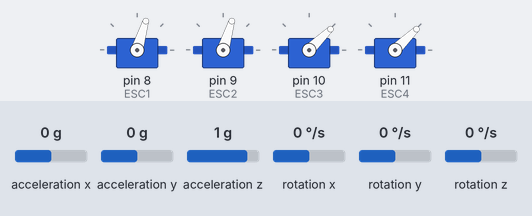
Recording of a sketch running on a simulated Arduino Uno, built with avr-gcc and run on an emulated ATmega328P. Shown: 4 × servo. Wiring (inferred from the names in the program): MPU-6050 motion sensor at I2C address 0x68. The inputs (shaded band) are chosen by the test bench; at power-on: acceleration z 1 g, acceleration y 0 g, acceleration x 0 g, rotation x 0 °/s, rotation y 0 °/s, rotation z 0 °/s. What the sketch prints to the serial monitor is not drawn.

Above: at 5.3 s.
5.4 s: acceleration z set to 0.1 g
8.4 s: acceleration z set to -0.2 g
At 9.19 s:
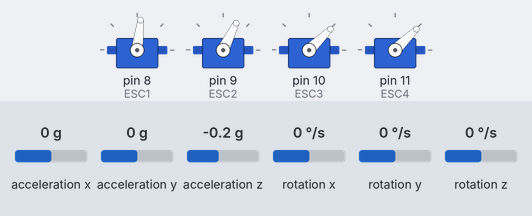
11.4 s: acceleration y set to -1.4 g
At 12.4 s:
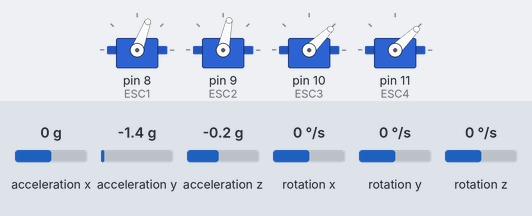
12.9 s: acceleration y set to 0 g
At 13.8 s:
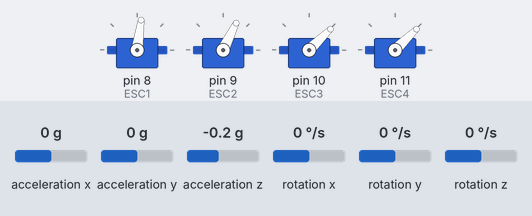
14.4 s: acceleration z set to 0 g
Timing chart, 0 to 17.4 s (numbered marks = the images above; inputs shaded):
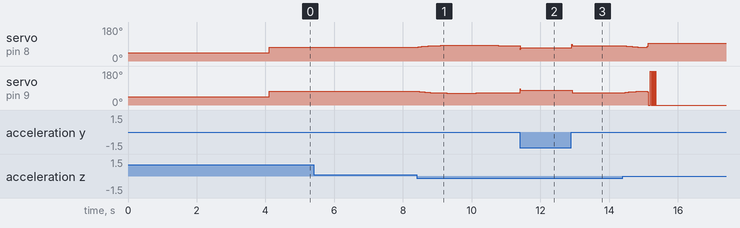

The sketch:

quad.ino
```cpp
#include <PID_v1.h>
#include <Wire.h>
#include <Kalman.h> // Source: https://github.com/TKJElectronics/KalmanFilter
#include <Servo.h>

/*Canais do Rádio Controle - Turnigy 9X: MODE 2 */
#define PIN_CH1 4 // Roll
#define PIN_CH2 5 // Pitch
#define PIN_CH3 6 // Trhottle
#define PIN_CH4 7 // Yaw

/*ESCs*/
#define ESC1 8 // Esquerda Frente
#define ESC2 9 // Direita Frente
#define ESC3 10 // Esquerda Tras.
#define ESC4 11 // Direita Tras.

Servo motor1; // Esquerda Frente
Servo motor2; // Direita Frente
Servo motor3; // Esquerda Tras.
Servo motor4; // Direita Tras.

Kalman kalmanX; // Instâncias para o filtro de Kalman
Kalman kalmanY;
#define RESTRICT_PITCH // Comment out to restrict roll to ±90deg instead - please read: http://www.freescale.com/files/sensors/doc/app_note/AN3461.pdf

/*Variáveis de controle do Rádio*/
double  roll = 0,     //Canal 1   Eixo X
        pitch = 0,    //Canal 1   Eixo Y
        throttle = 1300, //Canal 1   Aceleração
        yaw = 0;      //Canal 4   Eixo Z


/* Variáveis para cálculos com o MPU-6050 */
double accX, accY, accZ; //Valores lidos do acelerometro
double gyroX, gyroY, gyroZ; //Valores lidos do giroscópio

/*Angulos calculados usando o filtro de Kalman
  usadas para receber a leitura do MPU*/
double kalAngleX, // Esquerda e Direita
       kalAngleY, // Frente a trás
       ang_desejado = 0; //Valor Constante!

uint8_t i2cData[14]; // Buffer para dados protocolo I2C
uint32_t timer;

/*variáveis que aplicam aceleração aos motores individualmente*/
double aceleracaoM1,
       aceleracaoM2,
       aceleracaoM3,
       aceleracaoM4;

/*Constantes PID:*/
double Kp = 1.00; // 0.35
double Ki = 0.0005; // 0.03
double Kd = 0.05; // 0.05
double pidX, pidY, erroX = 0, erroY, erroAnteriorX = 0, erroAnteriorY = 0;
double P = 0;
double inte = 0;
double D = 0;
double pidDt = 0.08; // Variação de tempo/Tempo do Loop

/*Objetos para Cálculo do PID*/
//PID pidRoll(&kalAngleX, &pidX, &ang_desejado, Kp, Ki, Kd, DIRECT);
//PID pidPitch(&kalAngleY, &pidY, &ang_desejado, Kp, Ki, Kd, DIRECT);


void setup() {
  /*Monitoramento*/
  Serial.begin(115200);
  Wire.begin();

  /*Pinos dos motores*/
  motor1.attach(ESC1); // Esquerda Frente
  motor2.attach(ESC2); // Direita Frente
  motor3.attach(ESC3); // Esquerda Tras.
  motor4.attach(ESC4); // Direita Tras.
  /*Pinos de leitura do receptor rádio*/
  pinMode(PIN_CH1, INPUT); // entrada Roll
  pinMode(PIN_CH2, INPUT); // entrada Pitch
  pinMode(PIN_CH3, INPUT); // entrada Trhottle
  pinMode(PIN_CH4, INPUT); // entrada Yaw

  /*Aplicar aceleração inicial nos ESCs*/
  initMotores();
  /*Métodos da Biblioteca PID*/
  //  pidRoll.SetMode(AUTOMATIC); // Modo de trabalho
  //  pidPitch.SetMode(AUTOMATIC);
  //  pidRoll.SetSampleTime(5); // tempo do loop
  //  pidPitch.SetSampleTime(5);

  /************** Protocolo I2C***************************/
  iniciarMPU();
  /******************************************************************/

  /* Set kalman and gyro starting angle */
  while (i2cRead(0x3B, i2cData, 6));
  /*Leituras do acelerometro no MPU*/
  accX = (int16_t)((i2cData[0] << 8) | i2cData[1]);
  accY = (int16_t)((i2cData[2] << 8) | i2cData[3]);
  accZ = (int16_t)((i2cData[4] << 8) | i2cData[5]);

  // Source: http://www.freescale.com/files/sensors/doc/app_note/AN3461.pdf eq. 25 and eq. 26
  // atan2 outputs the value of -π to π (radians) - see http://en.wikipedia.org/wiki/Atan2
  // It is then converted from radians to degrees

  // Se RESTRICT_PITCH foi definido, compila essa parte do cálculo:
#ifdef RESTRICT_PITCH // Eq. 25 and 26
  double roll  = atan2(accY, accZ) * RAD_TO_DEG;
  double pitch = atan(-accX / sqrt(accY * accY + accZ * accZ)) * RAD_TO_DEG;
#else // Eq. 28 and 29
  double roll  = atan(accY / sqrt(accX * accX + accZ * accZ)) * RAD_TO_DEG;
  double pitch = atan2(-accX, accZ) * RAD_TO_DEG;
#endif

  //  kalmanX.setAngle(roll); // Filtra o sinal dos ângulos iniciais
  //  kalmanY.setAngle(pitch);
  timer = micros(); // Pega o tempo de funcionamento da placa, para uso do Filtro.

  delay(4000); // Aguarda os motores calibrarem (Bips)
}

void loop() {


  /* Atualiza os Valores do acelerometro */
  while (i2cRead(0x3B, i2cData, 14));
  accX = (int16_t)((i2cData[0] << 8) | i2cData[1]);
  accY = (int16_t)((i2cData[2] << 8) | i2cData[3]);
  accZ = (int16_t)((i2cData[4] << 8) | i2cData[5]);
  /* Atualiza os Valores do giroscópio */
  gyroX = (int16_t)((i2cData[8] << 8) | i2cData[9]);
  gyroY = (int16_t)((i2cData[10] << 8) | i2cData[11]);
  gyroZ = (int16_t)((i2cData[12] << 8) | i2cData[13]);;

  double dt = (double)(micros() - timer) / 1000000; // Calcula a variação do tempo
  timer = micros();

  // Source: http://www.freescale.com/files/sensors/doc/app_note/AN3461.pdf eq. 25 and eq. 26
  // atan2 outputs the value of -π to π (radians) - see http://en.wikipedia.org/wiki/Atan2
  // Conversão de radioanos para graus
#ifdef RESTRICT_PITCH // Eq. 25 and 26
  double roll  = atan2(accY, accZ) * RAD_TO_DEG;
  double pitch = atan(-accX / sqrt(accY * accY + accZ * accZ)) * RAD_TO_DEG;
#else // Eq. 28 and 29
  double roll  = atan(accY / sqrt(accX * accX + accZ * accZ)) * RAD_TO_DEG;
  double pitch = atan2(-accX, accZ) * RAD_TO_DEG;
#endif

  double gyroXrate = gyroX / 131.0; // Conversão para deg/s
  double gyroYrate = gyroY / 131.0; // Conversão para deg/s

#ifdef RESTRICT_PITCH
  // This fixes the transition problem when the accelerometer angle jumps between -180 and 180 degrees
  if ((roll < -90 && kalAngleX > 90) || (roll > 90 && kalAngleX < -90)) {
    kalmanX.setAngle(roll);
    kalAngleX = roll;
  } else
    kalAngleX = kalmanX.getAngle(roll, gyroXrate, dt); // Calculate the angle using a Kalman filter

  if (abs(kalAngleX) > 90)
    gyroYrate = -gyroYrate; // Invert rate, so it fits the restriced accelerometer reading
  kalAngleY = kalmanY.getAngle(pitch, gyroYrate, dt);
#else
  // This fixes the transition problem when the accelerometer angle jumps between -180 and 180 degrees
  if ((pitch < -90 && kalAngleY > 90) || (pitch > 90 && kalAngleY < -90)) {
    kalmanY.setAngle(pitch);
    kalAngleY = pitch;
  } else
    kalAngleY = kalmanY.getAngle(pitch, gyroYrate, dt); // Calculate the angle using a Kalman filter

  if (abs(kalAngleY) > 90)
    gyroXrate = -gyroXrate; // Invert rate, so it fits the restriced accelerometer reading
  kalAngleX = kalmanX.getAngle(roll, gyroXrate, dt); // Calculate the angle using a Kalman filter
#endif


  /*****************************************************************************************/
  //Rádio controle:


  /*Controlador PID***********************************************************************************************/

  //           ________________________________
  //          |            MPU-6050            |
  //          |            ________            |
  //          |           |________|           |
  //          |            _________           |
  //          |           |  Acel   | ^        |
  //          |           |  Giro   | | X      |
  //          |           |__Temp___|          |
  //          |               <---             |
  //          |                Y               |
  //          | +   -  scl sda xda xcl ado int |
  //          | 0   0   0   0   0   0   0   0  |
  //          |________________________________|
  //


  erroX = ang_desejado - kalAngleX;


  // Proporcional
  P = Kp * erroX;

  //Derivativo
  D = (erroX - erroAnteriorX) / pidDt;


// Anti Wind-up - Integração condicional
  if (abs(pidX) >= 5.0 && (((erroX >= 0) && (inte >= 0)) || ((erroX < 0) && (inte < 0)))) {
    Serial.print("ENTROU!!!!!");
    inte = inte;                  // Mantem o valor de I
  } else {
    inte += inte + (Ki*(erroX * dt));   //Integrando
  }


  //Soma dos termos
  pidX = P + inte + (Kd * D);


  erroAnteriorX = erroX;


  //Corrigindo aceleracao com o PID

  aceleracaoM1 = throttle - (pidX / 2);
  aceleracaoM2 = throttle + (pidX / 2);

  if (aceleracaoM1 > 1500) {      //
    aceleracaoM1 = 1500;

  }

  if (aceleracaoM2 > 1500) {      //
    aceleracaoM2 = 1500;

  }

  motor1.writeMicroseconds(aceleracaoM1);
  motor2.writeMicroseconds(aceleracaoM2);


  /* Print Data */

  Serial.print("Angulo: ");
  Serial.print(kalAngleX);
  Serial.print("\t");
  Serial.print("\t");

  Serial.print("Erro: ");
  Serial.print(erroX);
  Serial.print("\t");
  Serial.print("\t");

  Serial.print("P: ");
  Serial.print(P);
  Serial.print("\t");
  Serial.print("\t");

  Serial.print("I: ");
  Serial.print(inte);
  Serial.print("\t");
  Serial.print("\t");

  Serial.print("D: ");
  Serial.print(D);
  Serial.print("\t");
  Serial.print("\t");
  Serial.print("\t");

  Serial.print("PID: ");
  Serial.print(pidX);
  Serial.print("\t");
  Serial.print("\t");

  Serial.print("Esq M1: "); Serial.print(aceleracaoM1); Serial.print("\t");
  Serial.print("\t");
  Serial.print("Dir M2: "); Serial.print(aceleracaoM2); Serial.println("\t");


}


/*Método Chamado no Setup() para ajustar comunicação
  do Protocolo I2C e modos de leitura do MPU 6050.
  Verificando se a comunicação foi feita com sucesso*/
void iniciarMPU() {
#if ARDUINO >= 157
  Wire.setClock(400000UL); // Altera a frequencia I2C para 400kHz
#else
  TWBR = ((F_CPU / 400000UL) - 16) / 2; // Altera a frequencia I2C para 400kHz
#endif

  i2cData[0] = 7; // Altera a taxa de amostragem para 1000Hz - 8kHz/(7+1) = 1000Hz  (Define a frequencia de transmissao de dados do SDA)
  i2cData[1] = 0x00; // Desabilita FSYNC e define a filtragem do acelerometro em 260 Hz, 256 Hz para o filtro do gisroscópio, 8 KHz de amostragem.
  i2cData[2] = 0x00; // Altera a faixa completa de escala do giroscópio para ±250deg/s
  i2cData[3] = 0x00; // Altera a faixa completa de escala do Acelerometro para ±2g
  while (i2cWrite(0x19, i2cData, 4, false)); // Escreve em todos os registradores de uma vez
  while (i2cWrite(0x6B, 0x01, true)); // PLL com eixo X do gyroscopio referencia e desabilita o modo sleep

  while (i2cRead(0x75, i2cData, 1));
  if (i2cData[0] != 0x68) { // Read "WHO_AM_I" register
    Serial.print(F("Error reading sensor"));
    while (1);
  }

  delay(100); // Wait for sensor to stabilize
}


void initMotores() {
  //Valor inicial para acionamento dos motores
  motor1.writeMicroseconds(1000);
  motor2.writeMicroseconds(1000);
  motor3.writeMicroseconds(1000);
  motor4.writeMicroseconds(1000);
}
```

I2C.ino
```cpp
// (licence header left out)
const uint8_t IMUAddress = 0x68; // AD0 is logic low on the PCB
const uint16_t I2C_TIMEOUT = 1000; // Used to check for errors in I2C communication

uint8_t i2cWrite(uint8_t registerAddress, uint8_t data, bool sendStop) {
  return i2cWrite(registerAddress, &data, 1, sendStop); // Returns 0 on success
}

uint8_t i2cWrite(uint8_t registerAddress, uint8_t *data, uint8_t length, bool sendStop) {
  Wire.beginTransmission(IMUAddress);
  Wire.write(registerAddress);
  Wire.write(data, length);
  uint8_t rcode = Wire.endTransmission(sendStop); // Returns 0 on success
  if (rcode) {
    Serial.print(F("i2cWrite failed: "));
    Serial.println(rcode);
  }
  return rcode; // See: http://arduino.cc/en/Reference/WireEndTransmission
}

uint8_t i2cRead(uint8_t registerAddress, uint8_t *data, uint8_t nbytes) {
  uint32_t timeOutTimer;
  Wire.beginTransmission(IMUAddress);
  Wire.write(registerAddress);
  uint8_t rcode = Wire.endTransmission(false); // Don't release the bus
  if (rcode) {
    Serial.print(F("i2cRead failed: "));
    Serial.println(rcode);
    return rcode; // See: http://arduino.cc/en/Reference/WireEndTransmission
  }
  Wire.requestFrom(IMUAddress, nbytes, (uint8_t)true); // Send a repeated start and then release the bus after reading
  for (uint8_t i = 0; i < nbytes; i++) {
    if (Wire.available())
      data[i] = Wire.read();
    else {
      timeOutTimer = micros();
      while (((micros() - timeOutTimer) < I2C_TIMEOUT) && !Wire.available());
      if (Wire.available())
        data[i] = Wire.read();
      else {
        Serial.println(F("i2cRead timeout"));
        return 5; // This error value is not already taken by endTransmission
      }
    }
  }
  return 0; // Success
}
```

Measured:
- after the input at 5.4 s, every drawn part: stays the same
- after the input at 8.4 s, servo on pin 8 (ESC1): rises from 73° to 83° in 0.69 s, then falls to 82° in 1.7 s
- after the input at 11.4 s, servo on pin 8 (ESC1): 82° → 69° at once; servo on pin 9 (ESC2): 64° → 78° at once
- after the input at 12.9 s, servo on pin 8 (ESC1): 69° → 82° at once; servo on pin 9 (ESC2): 78° → 64° at once
